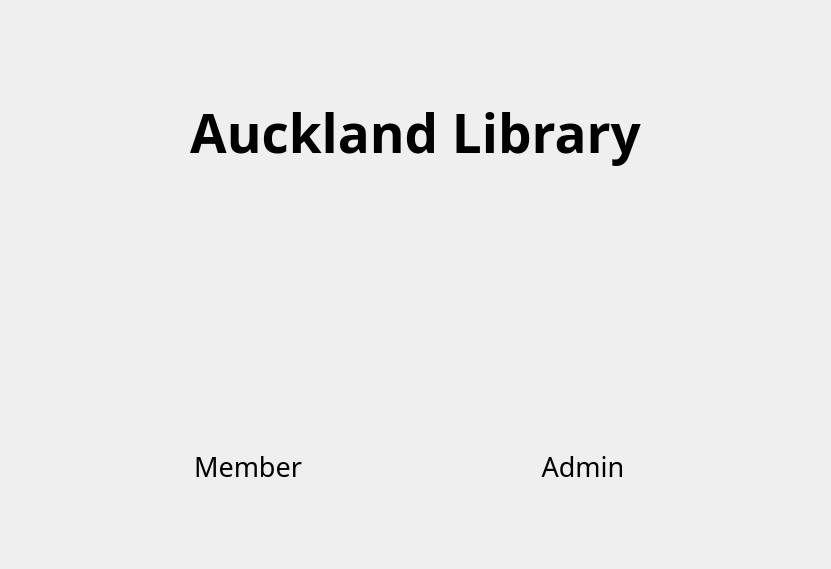
<?xml version="1.0" encoding="UTF-8"?>
<ui version="4.0">
 <class>MainWindow</class>
 <widget class="QMainWindow" name="MainWindow">
  <property name="geometry">
   <rect>
    <x>0</x>
    <y>0</y>
    <width>831</width>
    <height>569</height>
   </rect>
  </property>
  <property name="minimumSize">
   <size>
    <width>0</width>
    <height>0</height>
   </size>
  </property>
  <property name="maximumSize">
   <size>
    <width>1000</width>
    <height>700</height>
   </size>
  </property>
  <property name="font">
   <font>
    <family>Copperplate</family>
   </font>
  </property>
  <property name="windowTitle">
   <string>MainWindow</string>
  </property>
  <widget class="QWidget" name="centralwidget">
   <layout class="QVBoxLayout" name="verticalLayout_3">
    <item>
     <spacer name="verticalSpacer_6">
      <property name="orientation">
       <enum>Qt::Vertical</enum>
      </property>
      <property name="sizeType">
       <enum>QSizePolicy::Minimum</enum>
      </property>
      <property name="sizeHint" stdset="0">
       <size>
        <width>20</width>
        <height>40</height>
       </size>
      </property>
     </spacer>
    </item>
    <item>
     <widget class="QLabel" name="library">
      <property name="font">
       <font>
        <family>Copperplate</family>
        <pointsize>40</pointsize>
        <bold>true</bold>
       </font>
      </property>
      <property name="text">
       <string>Auckland Library</string>
      </property>
      <property name="alignment">
       <set>Qt::AlignCenter</set>
      </property>
     </widget>
    </item>
    <item>
     <spacer name="verticalSpacer_7">
      <property name="orientation">
       <enum>Qt::Vertical</enum>
      </property>
      <property name="sizeType">
       <enum>QSizePolicy::Minimum</enum>
      </property>
      <property name="sizeHint" stdset="0">
       <size>
        <width>20</width>
        <height>20</height>
       </size>
      </property>
     </spacer>
    </item>
    <item>
     <layout class="QHBoxLayout" name="horizontalLayout">
      <item>
       <spacer name="horizontalSpacer_2">
        <property name="orientation">
         <enum>Qt::Horizontal</enum>
        </property>
        <property name="sizeHint" stdset="0">
         <size>
          <width>40</width>
          <height>20</height>
         </size>
        </property>
       </spacer>
      </item>
      <item>
       <layout class="QVBoxLayout" name="verticalLayout_2">
        <item>
         <widget class="QPushButton" name="member">
          <property name="sizePolicy">
           <sizepolicy hsizetype="Minimum" vsizetype="Minimum">
            <horstretch>0</horstretch>
            <verstretch>0</verstretch>
           </sizepolicy>
          </property>
          <property name="minimumSize">
           <size>
            <width>180</width>
            <height>180</height>
           </size>
          </property>
          <property name="cursor">
           <cursorShape>PointingHandCursor</cursorShape>
          </property>
          <property name="styleSheet">
           <string notr="true">border-image:url(:/icons/images/user.png);
background-repeat:none;
border-radius:90%;</string>
          </property>
          <property name="text">
           <string/>
          </property>
         </widget>
        </item>
        <item>
         <spacer name="verticalSpacer_2">
          <property name="orientation">
           <enum>Qt::Vertical</enum>
          </property>
          <property name="sizeType">
           <enum>QSizePolicy::Minimum</enum>
          </property>
          <property name="sizeHint" stdset="0">
           <size>
            <width>20</width>
            <height>20</height>
           </size>
          </property>
         </spacer>
        </item>
        <item>
         <widget class="QLabel" name="memberLabel">
          <property name="font">
           <font>
            <family>Copperplate</family>
            <pointsize>20</pointsize>
           </font>
          </property>
          <property name="text">
           <string>Member</string>
          </property>
          <property name="alignment">
           <set>Qt::AlignCenter</set>
          </property>
         </widget>
        </item>
        <item>
         <spacer name="verticalSpacer_3">
          <property name="orientation">
           <enum>Qt::Vertical</enum>
          </property>
          <property name="sizeType">
           <enum>QSizePolicy::Minimum</enum>
          </property>
          <property name="sizeHint" stdset="0">
           <size>
            <width>20</width>
            <height>20</height>
           </size>
          </property>
         </spacer>
        </item>
       </layout>
      </item>
      <item>
       <spacer name="horizontalSpacer">
        <property name="orientation">
         <enum>Qt::Horizontal</enum>
        </property>
        <property name="sizeHint" stdset="0">
         <size>
          <width>40</width>
          <height>20</height>
         </size>
        </property>
       </spacer>
      </item>
      <item>
       <layout class="QVBoxLayout" name="verticalLayout">
        <item>
         <widget class="QPushButton" name="admin">
          <property name="sizePolicy">
           <sizepolicy hsizetype="Minimum" vsizetype="Minimum">
            <horstretch>0</horstretch>
            <verstretch>0</verstretch>
           </sizepolicy>
          </property>
          <property name="minimumSize">
           <size>
            <width>180</width>
            <height>180</height>
           </size>
          </property>
          <property name="cursor">
           <cursorShape>PointingHandCursor</cursorShape>
          </property>
          <property name="styleSheet">
           <string notr="true">border-image:url(:/icons/images/admin2.png);
background-repeat:none;
border-radius:90%;</string>
          </property>
          <property name="text">
           <string/>
          </property>
         </widget>
        </item>
        <item>
         <spacer name="verticalSpacer">
          <property name="orientation">
           <enum>Qt::Vertical</enum>
          </property>
          <property name="sizeType">
           <enum>QSizePolicy::Minimum</enum>
          </property>
          <property name="sizeHint" stdset="0">
           <size>
            <width>20</width>
            <height>20</height>
           </size>
          </property>
         </spacer>
        </item>
        <item>
         <widget class="QLabel" name="adminLabel">
          <property name="font">
           <font>
            <family>Copperplate</family>
            <pointsize>20</pointsize>
           </font>
          </property>
          <property name="text">
           <string>Admin</string>
          </property>
          <property name="alignment">
           <set>Qt::AlignCenter</set>
          </property>
         </widget>
        </item>
        <item>
         <spacer name="verticalSpacer_4">
          <property name="orientation">
           <enum>Qt::Vertical</enum>
          </property>
          <property name="sizeType">
           <enum>QSizePolicy::Minimum</enum>
          </property>
          <property name="sizeHint" stdset="0">
           <size>
            <width>20</width>
            <height>20</height>
           </size>
          </property>
         </spacer>
        </item>
       </layout>
      </item>
      <item>
       <spacer name="horizontalSpacer_3">
        <property name="orientation">
         <enum>Qt::Horizontal</enum>
        </property>
        <property name="sizeHint" stdset="0">
         <size>
          <width>40</width>
          <height>20</height>
         </size>
        </property>
       </spacer>
      </item>
     </layout>
    </item>
    <item>
     <spacer name="verticalSpacer_5">
      <property name="orientation">
       <enum>Qt::Vertical</enum>
      </property>
      <property name="sizeType">
       <enum>QSizePolicy::Minimum</enum>
      </property>
      <property name="sizeHint" stdset="0">
       <size>
        <width>20</width>
        <height>55</height>
       </size>
      </property>
     </spacer>
    </item>
   </layout>
  </widget>
 </widget>
 <resources/>
 <connections/>
</ui>
